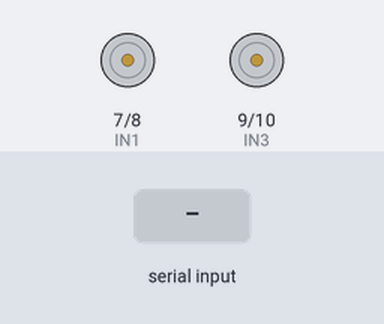
Simulated run of this sketch. Board: Arduino Uno, built with avr-gcc and run on an emulated ATmega328P. Parts: motor-driver pin pairs drawn as motors (green arrow = first pin HIGH = forward, orange = second pin HIGH = backward, longer = more drive, scaled by the enable pin). The inputs (shaded band) are chosen by the test bench.

Above: at 1.2 s.
1.3 s: "M 90 45\n" received over Serial
At 1.7 s:
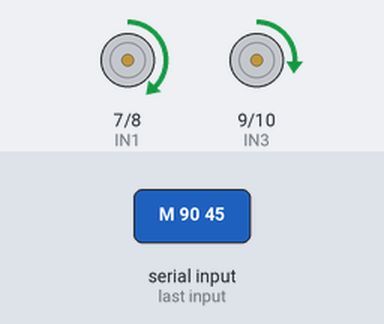
Timing chart, 0 to 4.3 s (numbered marks = the images above; inputs shaded):
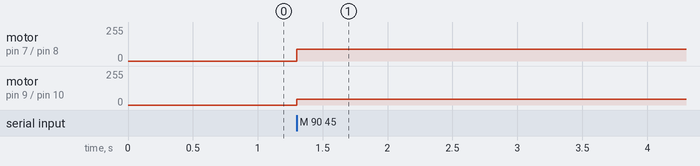

Measured:
- after the input at 1.3 s, motor on pin 7 (IN1) / pin 8 (IN2): stopped → forward 90/255 at once; motor on pin 9 (IN3) / pin 10 (IN4): stopped → forward 45/255 at once

The sketch:

motor_controller.ino
```cpp
const int ENA = 5;
const int ENB = 6;
const int IN1 = 7;
const int IN2 = 8;
const int IN3 = 9;
const int IN4 = 10;

void setup() {
  Serial.begin(115200);
  pinMode(ENA, OUTPUT);
  pinMode(ENB, OUTPUT);
  pinMode(IN1, OUTPUT);
  pinMode(IN2, OUTPUT);
  pinMode(IN3, OUTPUT);
  pinMode(IN4, OUTPUT);
  stopMotors();
}

void loop() {
  if (Serial.available() > 0) {
    String cmd = Serial.readStringUntil('\n');
    cmd.trim();
    if (cmd.startsWith("M ")) {
      int left_pwm, right_pwm;
      if (sscanf(cmd.c_str(), "M %d %d", &left_pwm, &right_pwm) == 2) {
        setMotor(left_pwm, ENA, IN1, IN2);
        setMotor(right_pwm, ENB, IN3, IN4);
      }
    }
  }
}

void setMotor(int pwm, int en, int in1, int in2) {
  pwm = constrain(pwm, -255, 255);
  if (pwm >= 0) {
    digitalWrite(in1, HIGH);
    digitalWrite(in2, LOW);
    analogWrite(en, pwm);
  } else {
    digitalWrite(in1, LOW);
    digitalWrite(in2, HIGH);
    analogWrite(en, -pwm);
  }
}

void stopMotors() {
  digitalWrite(IN1, LOW);
  digitalWrite(IN2, LOW);
  digitalWrite(IN3, LOW);
  digitalWrite(IN4, LOW);
  analogWrite(ENA, 0);
  analogWrite(ENB, 0);
}
```
